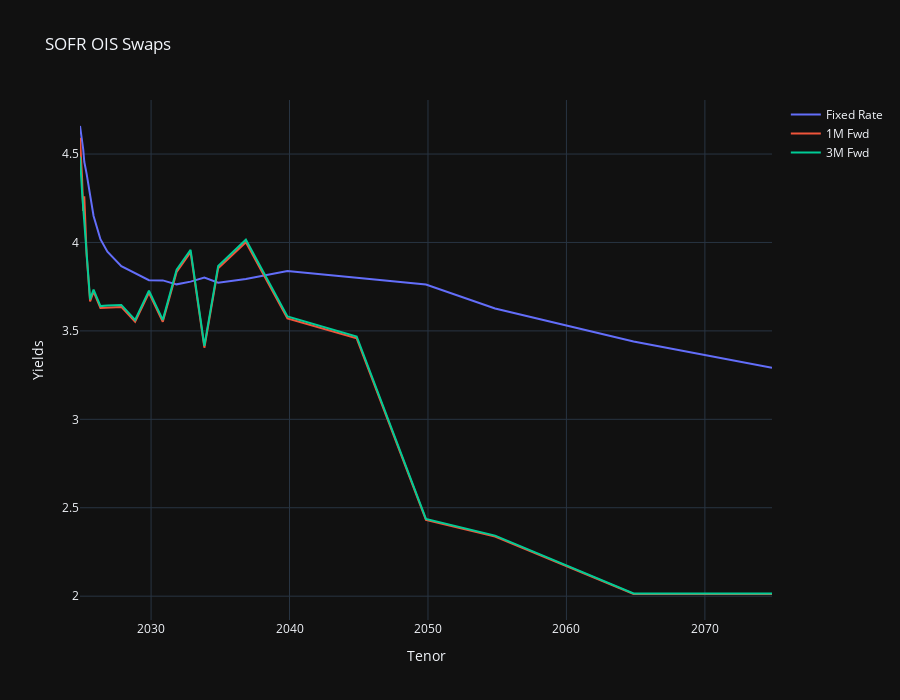

Notebook code for this chart:
### Code cell
fig = go.Figure()
fig.add_trace(go.Scatter(x=ts_df["Expiry"], y=ts_df["Fixed Rate"], mode="lines", name="Fixed Rate"))
fig.add_trace(go.Scatter(x=ts_df["Expiry"], y=ts_df["1M Fwd"], mode="lines", name="1M Fwd"))
fig.add_trace(go.Scatter(x=ts_df["Expiry"], y=ts_df["3M Fwd"], mode="lines", name="3M Fwd"))
fig.update_layout(title="SOFR OIS Swaps", xaxis_title="Tenor", yaxis_title="Yields", template="plotly_dark", height=700)
fig.update_xaxes(
    showgrid=True,
    showspikes=True,
    spikecolor="white",
    spikesnap="cursor",
    spikemode="across",
)
fig.update_yaxes(showgrid=True, showspikes=True, spikecolor="white", spikesnap="cursor", spikethickness=0.5)
fig.show()

### Figure 1 — Plotly figure (JSON) as saved in the notebook; plotly's stock layout.template omitted (floating-point values rounded to 4 significant figures)
{"data": [{"mode": "lines", "name": "Fixed Rate", "type": "scatter", "x": ["2024-11-13", "2024-11-20", "2024-11-27", "2024-12-06", "2025-01-06", "2025-02-06", "2025-03-06", "2025-04-07", "2025-05-06", "2025-08-06", "2025-11-06", "2026-05-06", "2026-11-06", "2027-11-08", "2028-11-06", "2029-11-06", "2030-11-06", "2031-11-06", "2032-11-08", "2033-11-07", "2034-11-06", "2036-11-06", "2039-11-07", "2044-11-07", "2049-11-08", "2054-11-06", "2064-11-06", "2074-11-06"], "y": [4.659, 4.649, 4.64, 4.628, 4.585, 4.527, 4.456, 4.428, 4.389, 4.269, 4.15, 4.018, 3.948, 3.866, 3.827, 3.787, 3.785, 3.763, 3.778, 3.801, 3.773, 3.794, 3.838, 3.8, 3.762, 3.627, 3.44, 3.291]}, {"mode": "lines", "name": "1M Fwd", "type": "scatter", "x": ["2024-11-13", "2024-11-20", "2024-11-27", "2024-12-06", "2025-01-06", "2025-02-06", "2025-03-06", "2025-04-07", "2025-05-06", "2025-08-06", "2025-11-06", "2026-05-06", "2026-11-06", "2027-11-08", "2028-11-06", "2029-11-06", "2030-11-06", "2031-11-06", "2032-11-08", "2033-11-07", "2034-11-06", "2036-11-06", "2039-11-07", "2044-11-07", "2049-11-08", "2054-11-06", "2064-11-06", "2074-11-06"], "y": [4.592, 4.565, 4.544, 4.527, 4.366, 4.179, 4.262, 4.091, 3.932, 3.666, 3.722, 3.629, 3.632, 3.635, 3.551, 3.715, 3.551, 3.834, 3.945, 3.405, 3.854, 4.002, 3.57, 3.458, 2.432, 2.338, 2.012, 2.012]}, {"mode": "lines", "name": "3M Fwd", "type": "scatter", "x": ["2024-11-13", "2024-11-20", "2024-11-27", "2024-12-06", "2025-01-06", "2025-02-06", "2025-03-06", "2025-04-07", "2025-05-06", "2025-08-06", "2025-11-06", "2026-05-06", "2026-11-06", "2027-11-08", "2028-11-06", "2029-11-06", "2030-11-06", "2031-11-06", "2032-11-08", "2033-11-07", "2034-11-06", "2036-11-06", "2039-11-07", "2044-11-07", "2049-11-08", "2054-11-06", "2064-11-06", "2074-11-06"], "y": [4.484, 4.449, 4.415, 4.379, 4.287, 4.196, 4.113, 3.998, 3.942, 3.678, 3.734, 3.64, 3.644, 3.647, 3.562, 3.727, 3.562, 3.846, 3.959, 3.415, 3.867, 4.015, 3.581, 3.468, 2.437, 2.342, 2.016, 2.016]}], "layout": {"height": 700, "title": {"text": "SOFR OIS Swaps"}, "xaxis": {"showgrid": true, "showspikes": true, "spikecolor": "white", "spikemode": "across", "spikesnap": "cursor", "title": {"text": "Tenor"}}, "yaxis": {"showgrid": true, "showspikes": true, "spikecolor": "white", "spikesnap": "cursor", "spikethickness": 0.5, "title": {"text": "Yields"}}}}
